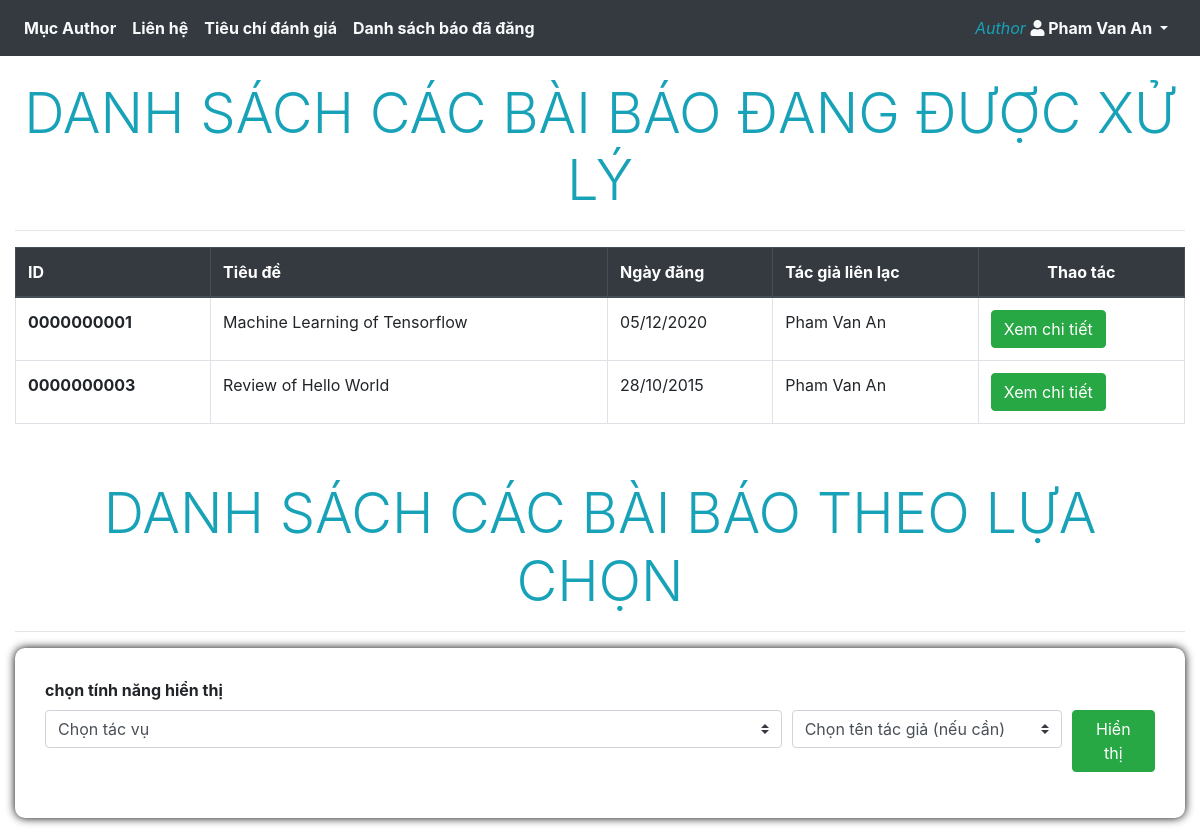
Page /Client/reviewerHomePage.php (signed in) on the committed database.
### tables this page shows
create table paper(
	paper_id char(10),
	title varchar(255) not null,
    summary varchar(255),
    paper_file varchar(255),
    post_date date,
    `status` varchar(255) check (`status` in ('in review', 'response review', 'complete review', 'publishing', 'posted')),
    after_review_result varchar(255),
    final_result varchar(255) check(final_result in('rejection','minor revision','acceptance','major revision')),
    announce_date date,
    editor_id char(10) not null,
    contact_author_id char(10) not null,
    note_for_author varchar(255),
    primary key(paper_id),
	foreign key(editor_id) references  editor(id) ON DELETE CASCADE ON UPDATE CASCADE,
    foreign key(contact_author_id) references  author(id) ON DELETE CASCADE ON UPDATE CASCADE
);

create table scientist(
	id char(10),	
	last_name varchar(255) not null,
	middle_name varchar(255),
	first_name varchar(255) not null,
	phone char(11),
    address varchar(255),
    `organization` varchar(255),
    job varchar(255),
	primary key(id)
);

### Server/reviewerServer.php (called while the page is built, shortened)
<?php
include('userLogin.php');
$select_all_paper_query = "select * from paper where paper_id not in (select paper_id from paper where status='posted')";
$select_all_paper_result = mysqli_query($connect_handle, $select_all_paper_query);
?>

### Client/reviewerHomePage.php (the view, shortened to what this page needs)
<!DOCTYPE html>
<html lang="en-US">
<head>
    <link rel="stylesheet" href="style/login.css">
    <link rel="stylesheet" href="https://maxcdn.bootstrapcdn.com/bootstrap/4.5.2/css/bootstrap.min.css">
    <link rel="stylesheet" href="https://use.fontawesome.com/releases/v5.7.0/css/all.css"
>
</head>
<?php include('../Server/reviewerServer.php'); ?>
<body>
    <div>
        <?php include_once('component/header.php');?>
    </div>
    <div class="container-fluid" style="padding-top: 80px;">
        <div class="display-4 text-center text-info text-uppercase">Danh sách các bài báo đang được xử lý</div>
        <hr>
        <table class="table table-bordered">
            <thead class="thead-dark">
                <tr>
                    <th scope="col">ID</th>
                    <th scope="col">Tiêu đề</th>
                    <th scope="col">Ngày đăng</th>
                    <th scope="col">Tác giả liên lạc</th>
                    <th class="text-center" scope="col">Thao tác</th>
                </tr>
            </thead>
            <tbody>
                <?php foreach ($select_all_paper_result as $paper){ ?>
                <tr>
                    <td>
                        <?php echo '<strong>'.$paper['paper_id'].'</strong>'; ?>
                    </td>
                    <td>
                        <?php echo $paper['title']; ?>
                    </td>
                    <td>
                        <?php echo date('d/m/Y', strtotime($paper['post_date']));?>
                    </td>
                    <td>
                        <?php
                            $author_id = $paper['contact_author_id'];
                            $get_author_name_query = "select last_name, middle_name, first_name from scientist where id = '$author_id'";
                            $get_author_name_result = mysqli_query($connect_handle, $get_author_name_query);
                            $data = mysqli_fetch_assoc($get_author_name_result);
                            echo $data['last_name']." ".$data['middle_name']." ".$data['first_name'];
                        ?>
                    </td>
                    <td class="text-left">
                        <form class="option" method="POST" action="reviewerHomePage.php">
                            <button class="btn btn-success" name="getMoreInfoBtn">Xem chi tiết</button>
                        </form>
                    </td>
                </tr>
                <?php } ?>
            </tbody>
        </table>
        <div class="display-4 text-center text-info text-uppercase" style="padding-top: 40px;">Danh sách các bài báo
            theo lựa chọn</div>
        <hr>
        <form class="form-container" name="viewOption" method="POST" action="reviewerHomePage.php">
            <label for="viewOption"><strong>chọn tính năng hiển thị</strong></label>
            <div class="form-row">
                <div class="form-group col-md-8">
                    <select class="custom-select" name="optionView">
                        <option selected>Chọn tác vụ</option>
                    </select>
                </div>
                <div class="form-group col-md-3">
                    <select class="custom-select" name="authorid">
                    <option selected>Chọn tên tác giả (nếu cần)</option>
                    </select>
                </div>
                <div class="form-group text-right col-md-1">
                    <button type="submit" class="btn btn-success" name="viewOption">Hiển thị</button>
                </div>
            </div>
        </form>
    </div>
</body>
</html>

### style/login.css (style rules this page uses)
.form-container { background: #ffffff; padding: 30px; border-radius: 10px; box-shadow: 0px 0px 10px 0px #000000; }

### rows in the picture
paper: paper_id "0000000001", title "Machine Learning of Tensorflow", post_date "05/12/2020", scientist.last_name "Pham", scientist.middle_name "Van", scientist.first_name "An"
paper: paper_id "0000000003", title "Review of Hello World", post_date "28/10/2015", scientist.last_name "Pham", scientist.middle_name "Van", scientist.first_name "An"

### other values in the picture
$_SESSION['username'] "Pham Van An"
